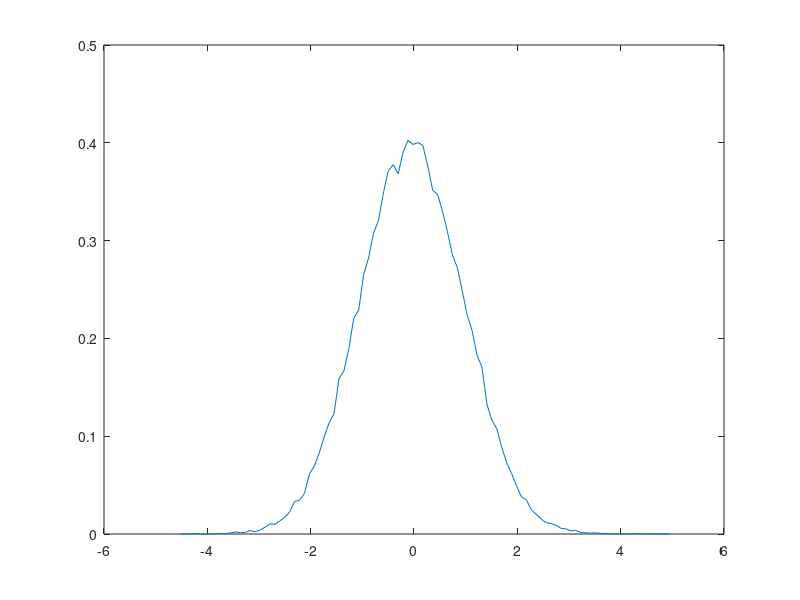

This chart was generated by the following MATLAB code:
close all;
clear all;
N = 50000;
M = 100;
x=randn(1,N);
x1 = min(x)-0.3;
x2 = max(x)+0.3;
d = (x2 - x1)/M;
z = zeros(1,M);
for i = 1:M,c = 0;
    for j = 1:N
        if((x1+(i-1)*d) <= x(j) && x(j) < (x1 + i*d))
            c = c+1;
        end
        z(i) = c/(N*d);
    end
end
h = x1:d:x2-d;
plot(h,z);